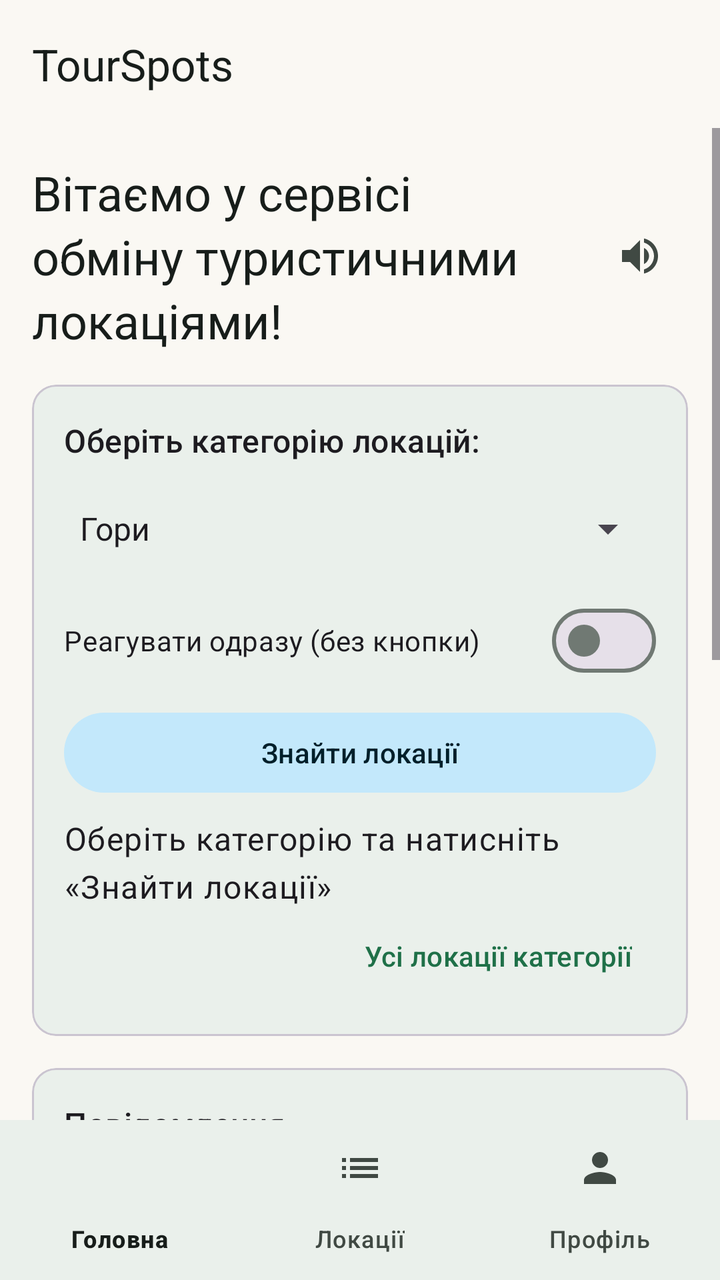
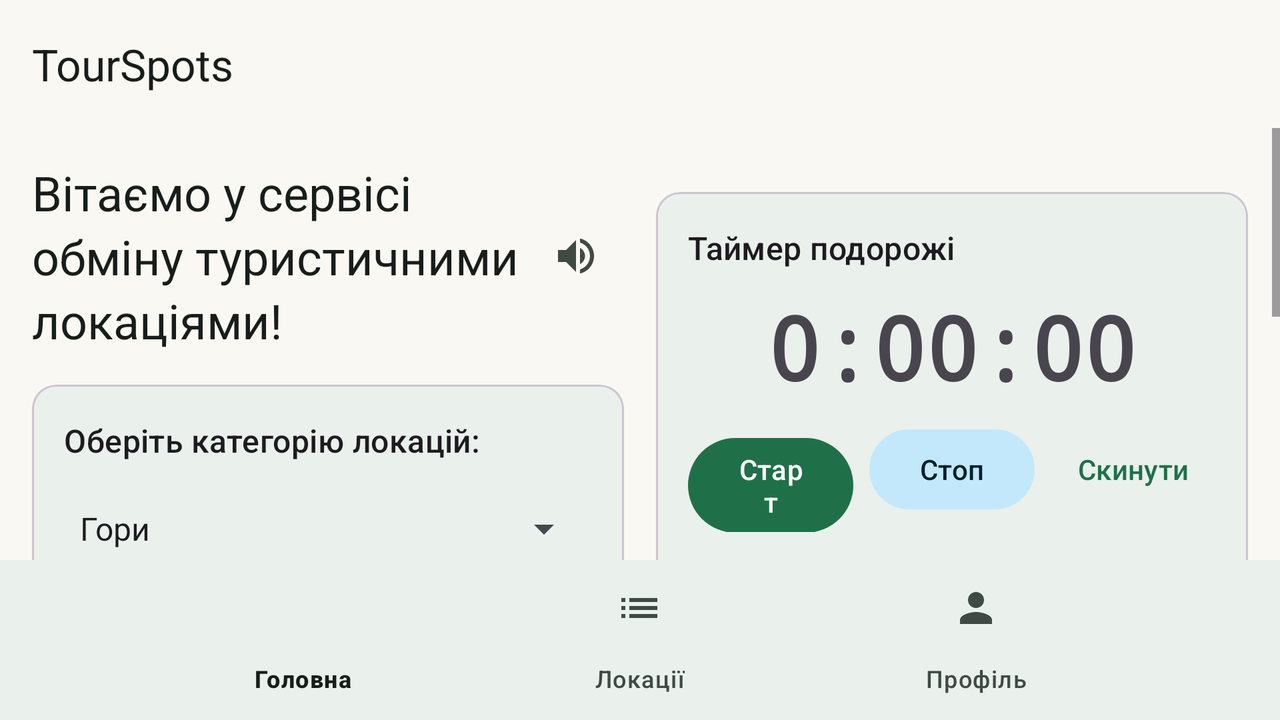

An Android layout and its configuration variant, each rendered on a device that would load it. The default file and the variant file are quoted in full after the pictures.
<!-- AndroidManifest.xml: application theme Theme.TourSpots -->
<!-- res/layout/activity_main.xml -->
<?xml version="1.0" encoding="utf-8"?>
<LinearLayout xmlns:android="http://schemas.android.com/apk/res/android"
    xmlns:app="http://schemas.android.com/apk/res-auto"
    xmlns:tools="http://schemas.android.com/tools"
    android:id="@+id/root"
    android:layout_width="match_parent"
    android:layout_height="match_parent"
    android:background="?attr/colorSurface"
    android:orientation="vertical"
    tools:context=".MainActivity">

    <com.google.android.material.appbar.MaterialToolbar
        android:id="@+id/toolbar"
        android:layout_width="match_parent"
        android:layout_height="?attr/actionBarSize"
        android:background="?attr/colorSurface"
        app:title="@string/app_name"
        app:titleTextColor="?attr/colorOnSurface" />

    <ScrollView
        android:layout_width="match_parent"
        android:layout_height="0dp"
        android:layout_weight="1"
        android:fillViewport="true">

        <LinearLayout
            android:layout_width="match_parent"
            android:layout_height="wrap_content"
            android:orientation="vertical"
            android:padding="16dp">

            <include
                android:id="@+id/header"
                layout="@layout/header_greeting" />

            <include
                android:id="@+id/cardCategories"
                layout="@layout/card_categories" />

            <include
                android:id="@+id/cardMessage"
                layout="@layout/card_message" />

            <include
                android:id="@+id/cardStopwatch"
                layout="@layout/card_stopwatch" />

        </LinearLayout>
    </ScrollView>

    <com.google.android.material.bottomnavigation.BottomNavigationView
        android:id="@+id/bottomNav"
        android:layout_width="match_parent"
        android:layout_height="wrap_content"
        app:menu="@menu/menu_bottom_nav" />
</LinearLayout>
<!-- res/layout/header_greeting.xml (included above) -->
<?xml version="1.0" encoding="utf-8"?>
<LinearLayout xmlns:android="http://schemas.android.com/apk/res/android"
    xmlns:app="http://schemas.android.com/apk/res-auto"
    android:layout_width="match_parent"
    android:layout_height="wrap_content"
    android:gravity="center_vertical"
    android:orientation="horizontal">

    <TextView
        android:id="@+id/tvGreeting"
        android:layout_width="0dp"
        android:layout_height="wrap_content"
        android:layout_weight="1"
        android:text="@string/greeting"
        android:textAppearance="?attr/textAppearanceHeadlineSmall"
        android:textColor="?attr/colorOnSurface" />

    <ImageButton
        android:id="@+id/btnPlaySound"
        android:layout_width="48dp"
        android:layout_height="48dp"
        android:background="?attr/selectableItemBackgroundBorderless"
        android:contentDescription="@string/play_sound"
        android:src="@drawable/ic_volume_up"
        app:tint="?attr/colorOnSurfaceVariant" />
</LinearLayout>
<!-- res/layout/card_categories.xml (included above) -->
<?xml version="1.0" encoding="utf-8"?>
<com.google.android.material.card.MaterialCardView xmlns:android="http://schemas.android.com/apk/res/android"
    xmlns:app="http://schemas.android.com/apk/res-auto"
    android:layout_width="match_parent"
    android:layout_height="wrap_content"
    android:layout_marginTop="@dimen/space_16"
    app:cardBackgroundColor="?attr/colorSurfaceContainer"
    app:cardCornerRadius="@dimen/corner_medium"
    app:cardElevation="0dp">

    <LinearLayout
        android:layout_width="match_parent"
        android:layout_height="wrap_content"
        android:orientation="vertical"
        android:padding="@dimen/space_16">

        <LinearLayout
            android:id="@+id/headerCategories"
            android:layout_width="match_parent"
            android:layout_height="wrap_content"
            android:background="?attr/selectableItemBackground"
            android:gravity="center_vertical"
            android:orientation="horizontal">

            <TextView
                android:layout_width="0dp"
                android:layout_height="wrap_content"
                android:layout_weight="1"
                android:text="@string/choose_category"
                android:textAppearance="?attr/textAppearanceTitleMedium" />

            <ImageView
                android:id="@+id/chevronCategories"
                android:layout_width="24dp"
                android:layout_height="24dp"
                android:contentDescription="@null"
                android:src="@drawable/ic_expand_more" />
        </LinearLayout>

        <LinearLayout
            android:id="@+id/bodyCategories"
            android:layout_width="match_parent"
            android:layout_height="wrap_content"
            android:orientation="vertical">

            <Spinner
                android:id="@+id/spinnerCategory"
                android:layout_width="match_parent"
                android:layout_height="48dp"
                android:layout_marginTop="@dimen/space_8"
                android:entries="@array/categories" />

            <com.google.android.material.materialswitch.MaterialSwitch
                android:id="@+id/switchAuto"
                android:layout_width="match_parent"
                android:layout_height="wrap_content"
                android:layout_marginTop="@dimen/space_8"
                android:text="@string/auto_update" />

            <Button
                android:id="@+id/button1"
                style="@style/Widget.Material3.Button.TonalButton"
                android:layout_width="match_parent"
                android:layout_height="wrap_content"
                android:layout_marginTop="@dimen/space_8"
                android:text="@string/find_locations" />

            <TextView
                android:id="@+id/tvResult"
                android:layout_width="match_parent"
                android:layout_height="wrap_content"
                android:layout_marginTop="@dimen/space_8"
                android:freezesText="true"
                android:lineSpacingMultiplier="1.2"
                android:text="@string/result_hint"
                android:textAppearance="?attr/textAppearanceBodyLarge" />

            <Button
                android:id="@+id/btnOpenLocations"
                style="@style/Widget.Material3.Button.TextButton"
                android:layout_width="wrap_content"
                android:layout_height="wrap_content"
                android:layout_gravity="end"
                android:text="@string/open_category_locations" />
        </LinearLayout>
    </LinearLayout>
</com.google.android.material.card.MaterialCardView>
<!-- res/layout/card_message.xml (included above) -->
<?xml version="1.0" encoding="utf-8"?>
<com.google.android.material.card.MaterialCardView xmlns:android="http://schemas.android.com/apk/res/android"
    xmlns:app="http://schemas.android.com/apk/res-auto"
    android:layout_width="match_parent"
    android:layout_height="wrap_content"
    android:layout_marginTop="@dimen/space_16"
    app:cardBackgroundColor="?attr/colorSurfaceContainer"
    app:cardCornerRadius="@dimen/corner_medium"
    app:cardElevation="0dp">

    <LinearLayout
        android:layout_width="match_parent"
        android:layout_height="wrap_content"
        android:orientation="vertical"
        android:padding="@dimen/space_16">

        <LinearLayout
            android:id="@+id/headerMessage"
            android:layout_width="match_parent"
            android:layout_height="wrap_content"
            android:background="?attr/selectableItemBackground"
            android:gravity="center_vertical"
            android:orientation="horizontal">

            <TextView
                android:layout_width="0dp"
                android:layout_height="wrap_content"
                android:layout_weight="1"
                android:text="@string/message_title"
                android:textAppearance="?attr/textAppearanceTitleMedium" />

            <ImageView
                android:id="@+id/chevronMessage"
                android:layout_width="24dp"
                android:layout_height="24dp"
                android:contentDescription="@null"
                android:src="@drawable/ic_expand_more" />
        </LinearLayout>

        <LinearLayout
            android:id="@+id/bodyMessage"
            android:layout_width="match_parent"
            android:layout_height="wrap_content"
            android:orientation="vertical">

            <com.google.android.material.textfield.TextInputLayout
                android:id="@+id/tilMessage"
                style="@style/Widget.Material3.TextInputLayout.OutlinedBox"
                android:layout_width="match_parent"
                android:layout_height="wrap_content"
                android:layout_marginTop="@dimen/space_8"
                android:hint="@string/message_hint">

                <com.google.android.material.textfield.TextInputEditText
                    android:id="@+id/etMessage"
                    android:layout_width="match_parent"
                    android:layout_height="wrap_content"
                    android:inputType="textMultiLine|textCapSentences"
                    android:maxLines="4" />
            </com.google.android.material.textfield.TextInputLayout>

            <LinearLayout
                android:layout_width="match_parent"
                android:layout_height="wrap_content"
                android:layout_marginTop="@dimen/space_8"
                android:orientation="horizontal">

                <Button
                    android:id="@+id/btnSendInApp"
                    style="@style/Widget.Material3.Button.TonalButton"
                    android:layout_width="0dp"
                    android:layout_height="wrap_content"
                    android:layout_marginEnd="@dimen/space_4"
                    android:layout_weight="1"
                    android:text="@string/send_in_app" />

                <Button
                    android:id="@+id/btnSendExternal"
                    style="@style/Widget.Material3.Button.TextButton"
                    android:layout_width="0dp"
                    android:layout_height="wrap_content"
                    android:layout_marginStart="@dimen/space_4"
                    android:layout_weight="1"
                    android:text="@string/send_external" />
            </LinearLayout>
        </LinearLayout>
    </LinearLayout>
</com.google.android.material.card.MaterialCardView>
<!-- res/layout/card_stopwatch.xml (included above) -->
<?xml version="1.0" encoding="utf-8"?>
<com.google.android.material.card.MaterialCardView xmlns:android="http://schemas.android.com/apk/res/android"
    xmlns:app="http://schemas.android.com/apk/res-auto"
    android:layout_width="match_parent"
    android:layout_height="wrap_content"
    android:layout_marginTop="@dimen/space_16"
    app:cardBackgroundColor="?attr/colorSurfaceContainer"
    app:cardCornerRadius="@dimen/corner_medium"
    app:cardElevation="0dp">

    <LinearLayout
        android:layout_width="match_parent"
        android:layout_height="wrap_content"
        android:orientation="vertical"
        android:padding="@dimen/space_16">

        <LinearLayout
            android:id="@+id/headerStopwatch"
            android:layout_width="match_parent"
            android:layout_height="wrap_content"
            android:background="?attr/selectableItemBackground"
            android:gravity="center_vertical"
            android:orientation="horizontal">

            <TextView
                android:layout_width="0dp"
                android:layout_height="wrap_content"
                android:layout_weight="1"
                android:text="@string/stopwatch_title"
                android:textAppearance="?attr/textAppearanceTitleMedium" />

            <ImageView
                android:id="@+id/chevronStopwatch"
                android:layout_width="24dp"
                android:layout_height="24dp"
                android:contentDescription="@null"
                android:src="@drawable/ic_expand_more" />
        </LinearLayout>

        <LinearLayout
            android:id="@+id/bodyStopwatch"
            android:layout_width="match_parent"
            android:layout_height="wrap_content"
            android:orientation="vertical">

            <TextView
                android:id="@+id/tvTime"
                android:layout_width="match_parent"
                android:layout_height="wrap_content"
                android:layout_marginTop="@dimen/space_8"
                android:fontFamily="monospace"
                android:gravity="center"
                android:text="@string/time_zero"
                android:textSize="44sp"
                android:textStyle="bold" />

            <LinearLayout
                android:layout_width="match_parent"
                android:layout_height="wrap_content"
                android:layout_marginTop="@dimen/space_8"
                android:orientation="horizontal">

                <Button
                    android:id="@+id/btnStart"
                    style="@style/Widget.Material3.Button"
                    android:layout_width="0dp"
                    android:layout_height="wrap_content"
                    android:layout_marginEnd="@dimen/space_4"
                    android:layout_weight="1"
                    android:text="@string/start" />

                <Button
                    android:id="@+id/btnStop"
                    style="@style/Widget.Material3.Button.TonalButton"
                    android:layout_width="0dp"
                    android:layout_height="wrap_content"
                    android:layout_marginHorizontal="@dimen/space_4"
                    android:layout_weight="1"
                    android:text="@string/stop" />

                <Button
                    android:id="@+id/btnReset"
                    style="@style/Widget.Material3.Button.TextButton"
                    android:layout_width="0dp"
                    android:layout_height="wrap_content"
                    android:layout_marginStart="@dimen/space_4"
                    android:layout_weight="1"
                    android:text="@string/reset" />
            </LinearLayout>

            <com.google.android.material.materialswitch.MaterialSwitch
                android:id="@+id/switchPauseHidden"
                android:layout_width="match_parent"
                android:layout_height="wrap_content"
                android:layout_marginTop="@dimen/space_8"
                android:checked="true"
                android:text="@string/pause_when_hidden" />
        </LinearLayout>
    </LinearLayout>
</com.google.android.material.card.MaterialCardView>
<!-- resources referenced by this layout -->
<resources>
  <string-array name="categories">
          <item>Гори</item>
          <item>Озера</item>
          <item>Замки</item>
          <item>Музеї</item>
          <item>Парки</item>
      </string-array>
  <dimen name="corner_medium">12dp</dimen>
  <dimen name="space_16">16dp</dimen>
  <dimen name="space_4">4dp</dimen>
  <dimen name="space_8">8dp</dimen>
  <!-- drawable ic_volume_up (drawable) -->
  <?xml version="1.0" encoding="utf-8"?>
  <vector xmlns:android="http://schemas.android.com/apk/res/android"
      android:width="24dp"
      android:height="24dp"
      android:viewportWidth="24"
      android:viewportHeight="24"
      android:tint="?attr/colorControlNormal">
      <path
          android:fillColor="@android:color/white"
          android:pathData="M3,9v6h4l5,5V4L7,9H3zM16.5,12c0-1.77-1.02-3.29-2.5-4.03v8.05c1.48-.73 2.5-2.25 2.5-4.02zM14,3.23v2.06c2.89.86 5,3.54 5,6.71s-2.11,5.85-5,6.71v2.06c4.01-.91 7-4.49 7-8.77s-2.99-7.86-7-8.77z" />
  </vector>
  <string name="app_name">TourSpots</string>
  <string name="auto_update">Реагувати одразу (без кнопки)</string>
  <string name="choose_category">Оберіть категорію локацій:</string>
  <string name="find_locations">Знайти локації</string>
  <string name="greeting">Вітаємо у сервісі обміну туристичними локаціями!</string>
  <string name="message_hint">Ваше повідомлення про локацію</string>
  <string name="message_title">Повідомлення</string>
  <string name="open_category_locations">Усі локації категорії</string>
  <string name="pause_when_hidden">Пауза, коли екран перекрито іншим вікном</string>
  <string name="play_sound">Відтворити звук</string>
  <string name="reset">Скинути</string>
  <string name="result_hint">Оберіть категорію та натисніть «Знайти локації»</string>
  <string name="send_external">Надіслати через…</string>
  <string name="send_in_app">Надіслати в додатку</string>
  <string name="start">Старт</string>
  <string name="stop">Стоп</string>
  <string name="stopwatch_title">Таймер подорожі</string>
  <string name="time_zero" translatable="false">0:00:00</string>
  <color name="md_primary">#1F7048</color>
  <color name="md_on_primary">#FFFFFF</color>
  <color name="md_primary_container">#B4F0CB</color>
  <color name="md_on_primary_container">#00210F</color>
  <color name="md_secondary">#3F6374</color>
  <color name="md_on_secondary">#FFFFFF</color>
  <color name="md_secondary_container">#C3E8FB</color>
  <color name="md_on_secondary_container">#001F2A</color>
  <color name="md_tertiary">#7EC8E3</color>
  <color name="md_on_tertiary">#003547</color>
  <color name="md_tertiary_container">#D0EEFA</color>
  <color name="md_on_tertiary_container">#001F2A</color>
  <color name="md_surface">#FAF8F3</color>
  <color name="md_on_surface">#171D1A</color>
  <color name="md_surface_variant">#DCE5DD</color>
  <color name="md_on_surface_variant">#404943</color>
  <color name="md_surface_container">#EAF0EB</color>
  <color name="md_surface_container_high">#E4EAE5</color>
  <color name="md_outline">#707973</color>
  <color name="md_error">#BA1A1A</color>
  <color name="md_on_error">#FFFFFF</color>
  <style name="ShapeAppearance.TourSpots.Small" parent="ShapeAppearance.Material3.SmallComponent">
          <item name="cornerFamily">rounded</item>
          <item name="cornerSize">@dimen/corner_small</item>
      </style>
  <style name="ShapeAppearance.TourSpots.Medium" parent="ShapeAppearance.Material3.MediumComponent">
          <item name="cornerFamily">rounded</item>
          <item name="cornerSize">@dimen/corner_medium</item>
      </style>
  <style name="ShapeAppearance.TourSpots.Large" parent="ShapeAppearance.Material3.LargeComponent">
          <item name="cornerFamily">rounded</item>
          <item name="cornerSize">@dimen/corner_large</item>
      </style>
  <dimen name="corner_small">8dp</dimen>
  <dimen name="corner_large">28dp</dimen>
  <!-- some entries are left out for length -->
</resources>
<!-- res/layout-land/activity_main.xml (the repository's variant of the layout above) -->
<!-- drawn on the phone turned sideways -->
<?xml version="1.0" encoding="utf-8"?>
<LinearLayout xmlns:android="http://schemas.android.com/apk/res/android"
    xmlns:app="http://schemas.android.com/apk/res-auto"
    xmlns:tools="http://schemas.android.com/tools"
    android:id="@+id/root"
    android:layout_width="match_parent"
    android:layout_height="match_parent"
    android:background="?attr/colorSurface"
    android:orientation="vertical"
    tools:context=".MainActivity">

    <com.google.android.material.appbar.MaterialToolbar
        android:id="@+id/toolbar"
        android:layout_width="match_parent"
        android:layout_height="?attr/actionBarSize"
        android:background="?attr/colorSurface"
        app:title="@string/app_name"
        app:titleTextColor="?attr/colorOnSurface" />

    <ScrollView
        android:layout_width="match_parent"
        android:layout_height="0dp"
        android:layout_weight="1"
        android:fillViewport="true">

        <LinearLayout
            android:layout_width="match_parent"
            android:layout_height="wrap_content"
            android:baselineAligned="false"
            android:orientation="horizontal"
            android:padding="16dp">

            <LinearLayout
                android:layout_width="0dp"
                android:layout_height="wrap_content"
                android:layout_marginEnd="8dp"
                android:layout_weight="1"
                android:orientation="vertical">

                <include
                    android:id="@+id/header"
                    layout="@layout/header_greeting" />

                <include
                    android:id="@+id/cardCategories"
                    layout="@layout/card_categories" />
            </LinearLayout>

            <LinearLayout
                android:layout_width="0dp"
                android:layout_height="wrap_content"
                android:layout_marginStart="8dp"
                android:layout_weight="1"
                android:orientation="vertical">

                <include
                    android:id="@+id/cardStopwatch"
                    layout="@layout/card_stopwatch" />

                <include
                    android:id="@+id/cardMessage"
                    layout="@layout/card_message" />
            </LinearLayout>
        </LinearLayout>
    </ScrollView>

    <com.google.android.material.bottomnavigation.BottomNavigationView
        android:id="@+id/bottomNav"
        android:layout_width="match_parent"
        android:layout_height="wrap_content"
        app:menu="@menu/menu_bottom_nav" />
</LinearLayout>
